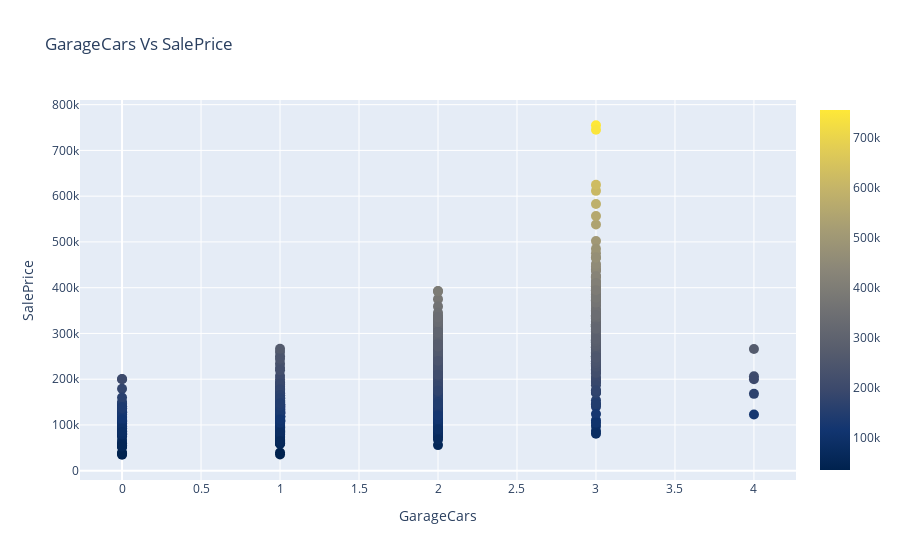

Notebook source saved alongside this figure:
### Code cell
')scatter_plot(df_train.GarageCars, df_train.SalePrice, 'GarageCars Vs SalePrice', 'GarageCars', 'SalePrice', 10, 'Cividis

### Figure 1 — Plotly figure (JSON) as saved in the notebook; plotly's stock layout.template omitted (floating-point values rounded to 4 significant figures; data arrays with more than 128 entries replaced by an {"elided": "..."} marker saying what was removed)
{"data": [{"marker": {"color": {"elided": "1455 int values"}, "colorscale": [[0, "#00224e"], [0.1111, "#123570"], [0.2222, "#3b496c"], [0.3333, "#575d6d"], [0.4444, "#707173"], [0.5556, "#8a8678"], [0.6667, "#a59c74"], [0.7778, "#c3b369"], [0.8889, "#e1cc55"], [1, "#fee838"]], "showscale": true, "size": 10}, "mode": "markers", "type": "scatter", "x": {"elided": "1455 int values"}, "y": {"elided": "1455 int values"}}], "layout": {"hovermode": "closest", "title": {"text": "GarageCars Vs SalePrice"}, "xaxis": {"title": {"text": "GarageCars"}}, "yaxis": {"title": {"text": "SalePrice"}}}}
